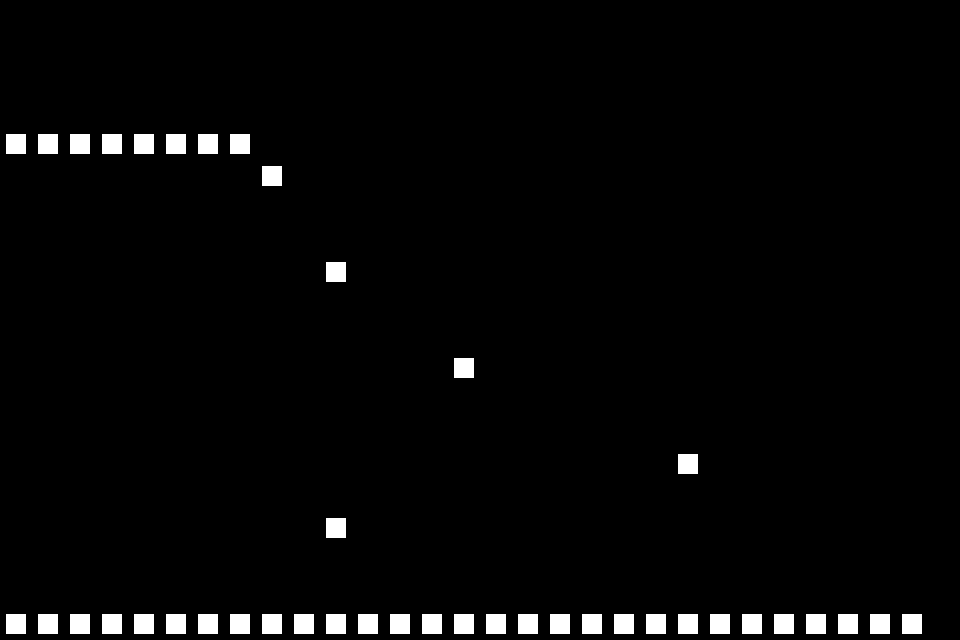

This game map was drawn from its Tiled (.tmx) file and the tilesets committed beside it. A one-line description and the full map source follow:
An orthogonal 30x20 tile map with 32x32 px tiles, 1 tile layer (Tile Layer 1), 3 tilesets and 9 objects (6x Box, 2x physics_objects, HeavyBox).

<map version="1.10" tiledversion="1.11.2" class="positions" orientation="orthogonal" renderorder="right-down" width="30" height="20" tilewidth="32" tileheight="32" infinite="0" nextlayerid="4" nextobjectid="32">
 <tileset firstgid="1" source="box.tsx" />
 <tileset firstgid="2" source="test.tsx" />
 <tileset firstgid="27" source="heavybox.tsx" />
 <layer id="1" name="Tile Layer 1" class="level" width="30" height="20">
  <data encoding="csv">
0,0,0,0,0,0,0,0,0,0,0,0,0,0,0,0,0,0,0,0,0,0,0,0,0,0,0,0,0,0,
0,0,0,0,0,0,0,0,0,0,0,0,0,0,0,0,0,0,0,0,0,0,0,0,0,0,0,0,0,0,
0,0,0,0,0,0,0,0,0,0,0,0,0,0,0,0,0,0,0,0,0,0,0,0,0,0,0,0,0,0,
0,0,0,0,0,0,0,0,0,0,0,0,0,0,0,0,0,0,0,0,0,0,0,0,0,0,0,0,0,0,
2,2,2,2,2,2,2,2,0,0,0,0,0,0,0,0,0,0,0,0,0,0,0,0,0,0,0,0,0,0,
0,0,0,0,0,0,0,0,2,0,0,0,0,0,0,0,0,0,0,0,0,0,0,0,0,0,0,0,0,0,
0,0,0,0,0,0,0,0,0,0,0,0,0,0,0,0,0,0,0,0,0,0,0,0,0,0,0,0,0,0,
0,0,0,0,0,0,0,0,0,0,0,0,0,0,0,0,0,0,0,0,0,0,0,0,0,0,0,0,0,0,
0,0,0,0,0,0,0,0,0,0,2,0,0,0,0,0,0,0,0,0,0,0,0,0,0,0,0,0,0,0,
0,0,0,0,0,0,0,0,0,0,0,0,0,0,0,0,0,0,0,0,0,0,0,0,0,0,0,0,0,0,
0,0,0,0,0,0,0,0,0,0,0,0,0,0,0,0,0,0,0,0,0,0,0,0,0,0,0,0,0,0,
0,0,0,0,0,0,0,0,0,0,0,0,0,0,2,0,0,0,0,0,0,0,0,0,0,0,0,0,0,0,
0,0,0,0,0,0,0,0,0,0,0,0,0,0,0,0,0,0,0,0,0,0,0,0,0,0,0,0,0,0,
0,0,0,0,0,0,0,0,0,0,0,0,0,0,0,0,0,0,0,0,0,0,0,0,0,0,0,0,0,0,
0,0,0,0,0,0,0,0,0,0,0,0,0,0,0,0,0,0,0,0,0,2,0,0,0,0,0,0,0,0,
0,0,0,0,0,0,0,0,0,0,0,0,0,0,0,0,0,0,0,0,0,0,0,0,0,0,0,0,0,0,
0,0,0,0,0,0,0,0,0,0,2,0,0,0,0,0,0,0,0,0,0,0,0,0,0,0,0,0,0,0,
0,0,0,0,0,0,0,0,0,0,0,0,0,0,0,0,0,0,0,0,0,0,0,0,0,0,0,0,0,0,
0,0,0,0,0,0,0,0,0,0,0,0,0,0,0,0,0,0,0,0,0,0,0,0,0,0,0,0,0,0,
2,2,2,2,2,2,2,2,2,2,2,2,2,2,2,2,2,2,2,2,2,2,2,2,2,2,2,2,2,0
</data>
 </layer>
 <objectgroup id="2" name="box" class="positions">
  <object id="1" name="player" type="physics_objects" x="62.667" y="56">
   <point />
  </object>
  <object id="2" name="player_2" type="physics_objects" x="166.667" y="66">
   <point />
  </object>
 </objectgroup>
 <objectgroup id="3" name="BOX" class="physics_objects">
  <object id="17" type="Box" gid="1" x="480" y="608" width="32" height="32" />
  <object id="26" type="Box" gid="1" x="300" y="506" width="32" height="32" />
  <object id="27" type="HeavyBox" gid="1073741851" x="616" y="608" width="64" height="64" />
  <object id="28" type="Box" gid="1" x="546" y="590" width="32" height="32" />
  <object id="29" type="Box" gid="1" x="320" y="235" width="32" height="32" />
  <object id="30" type="Box" gid="1" x="450" y="297" width="32" height="32" />
  <object id="31" type="Box" gid="1" x="678" y="354" width="32" height="32" />
 </objectgroup>
</map>